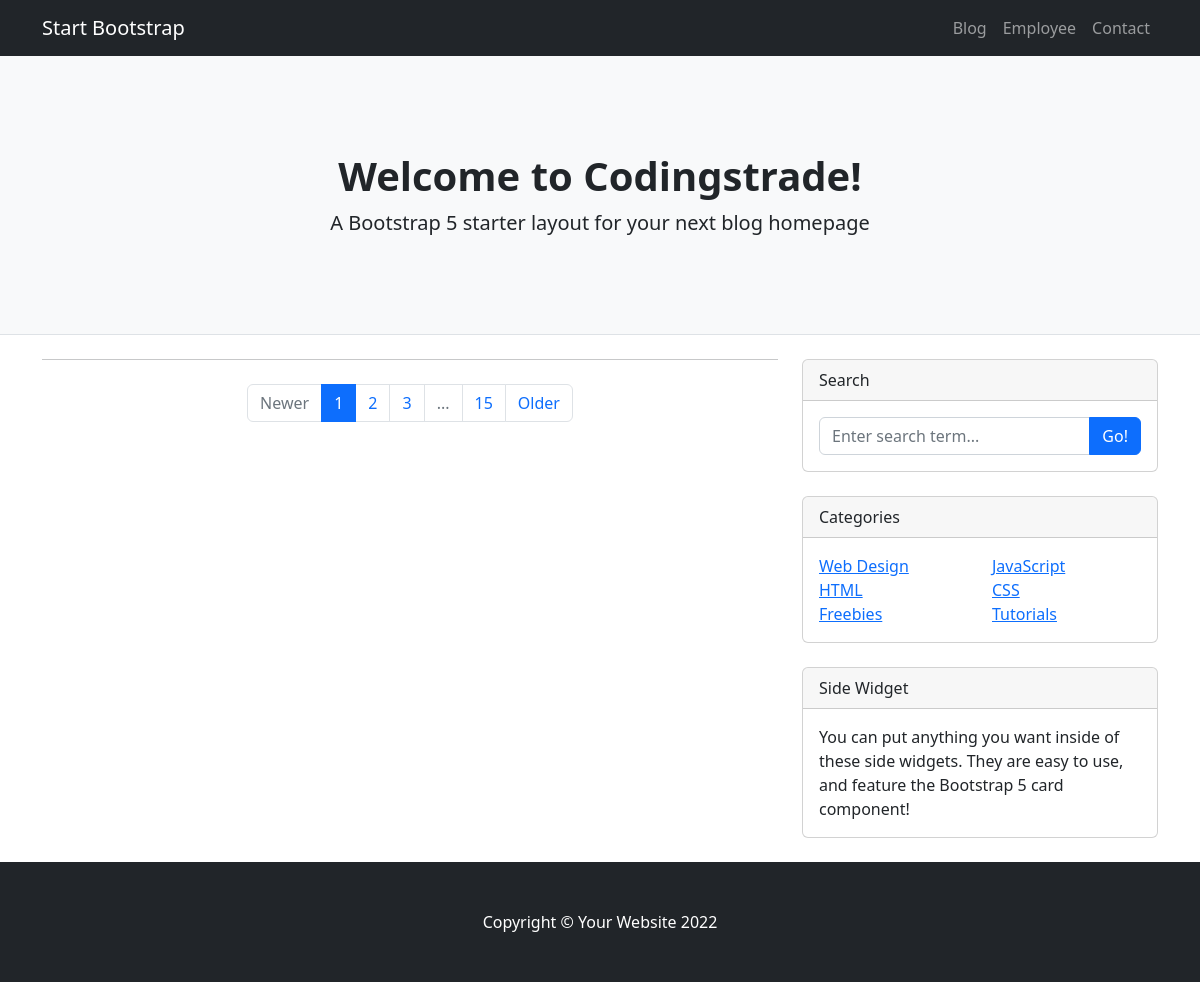
Before: / with the older database file.
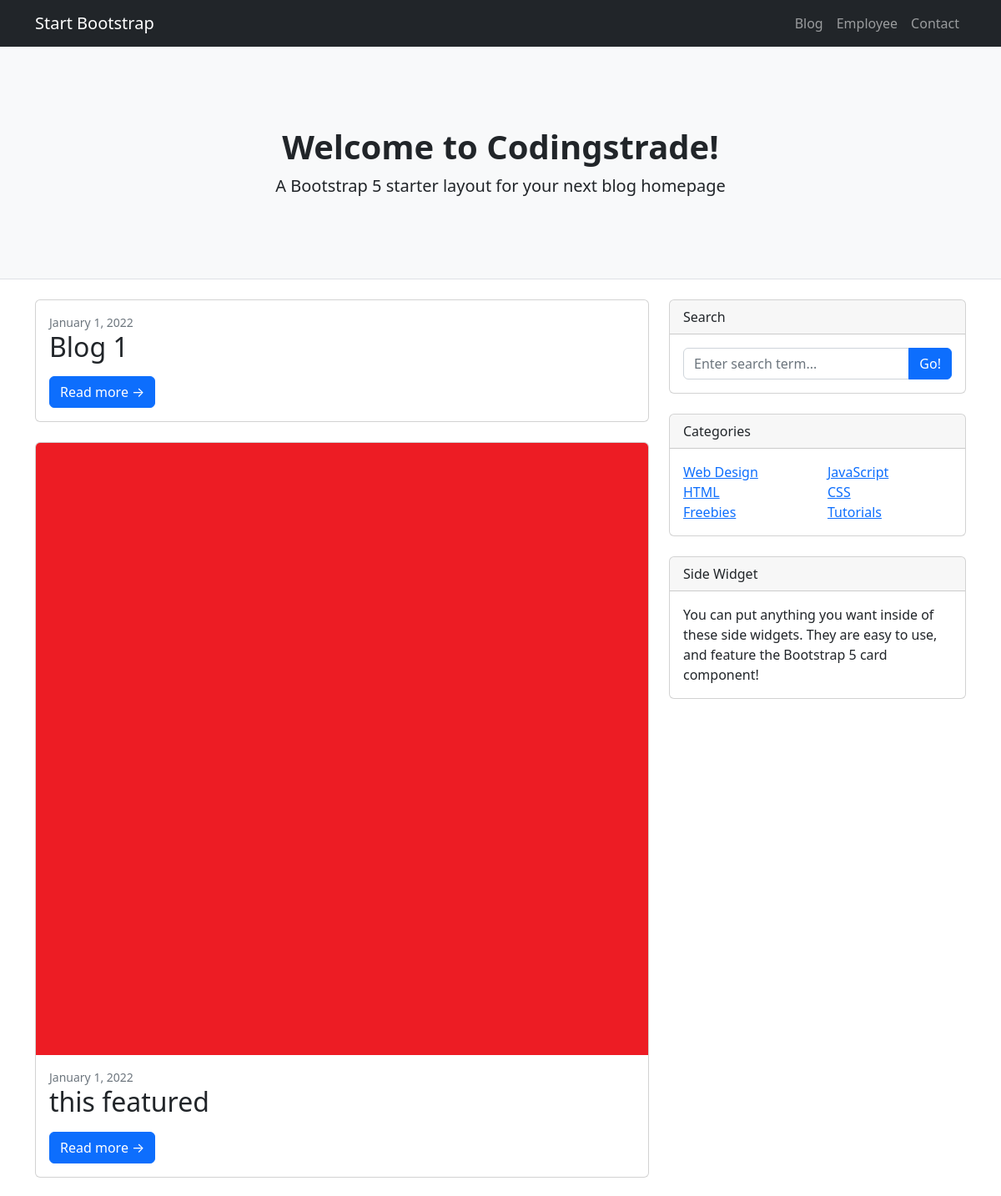
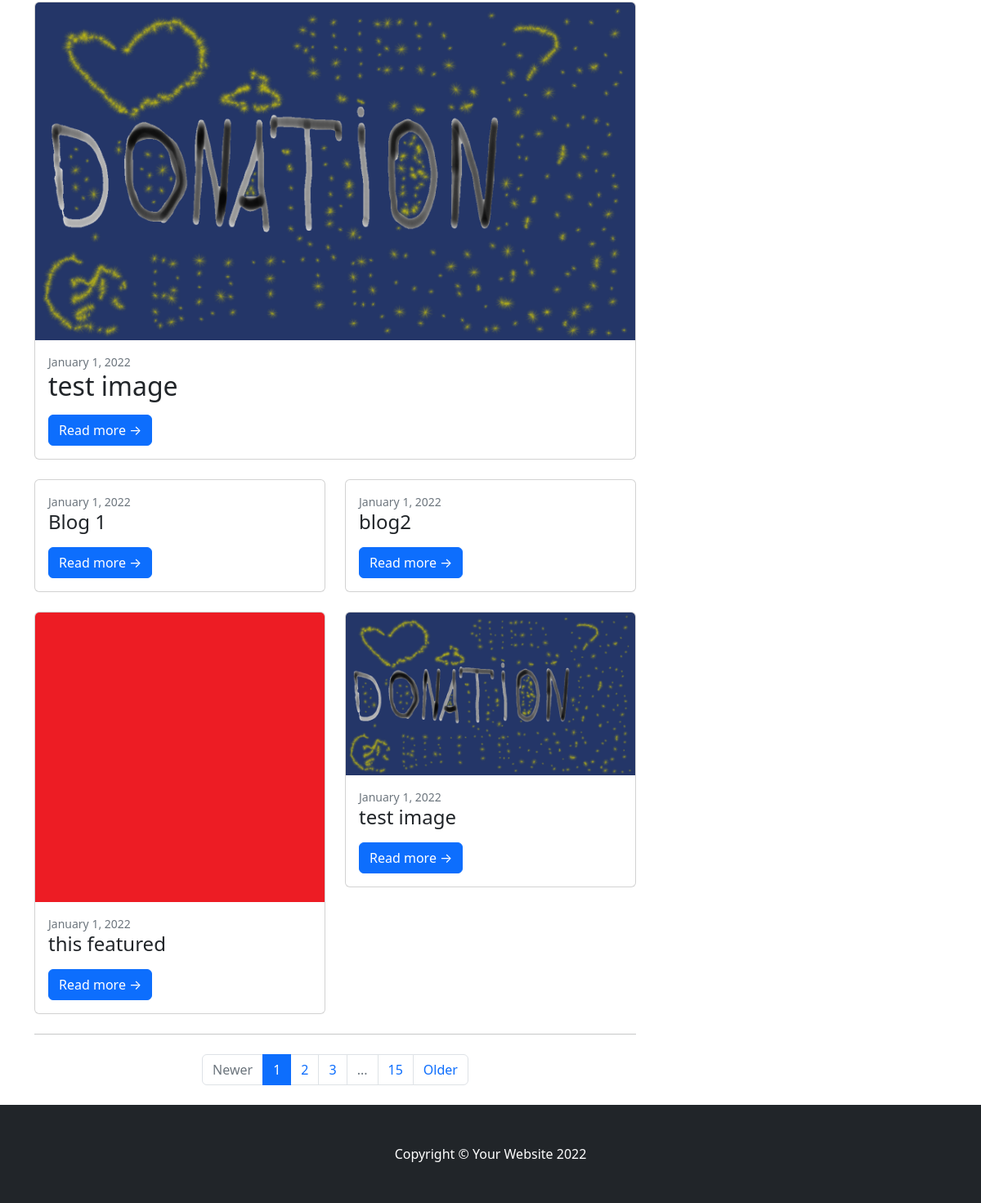
After: the same page with the newer database file (2 pictures, top to bottom).
### employee/models.py (models this page shows, shortened)
class BlogPosts(models.Model):
    title = models.CharField(max_length=255, null=False, blank=False)
    description = models.TextField(null=False, blank=False)
    featured = models.BooleanField(default=False)
    image = models.ImageField(upload_to="images", null=True, blank=True)

### employee/views.py (the view)
# urls.py: path("", views.blog, name="blog"),
def blog(request):
    posts = BlogPosts.objects.all()
    featuredPost = BlogPosts.objects.filter(featured=True)
    context = {
        "posts": posts,
        "featuredPost": featuredPost,
    }
    return render(request, "employee/blog.html", context)

### employee/templates/employee/blog.html (shortened to what this page needs)
{% extends 'main.html' %} {% block content %}
        <header class="py-5 bg-light border-bottom mb-4">
            <div class="container">
                <div class="text-center my-5">
                    <h1 class="fw-bolder">Welcome to Codingstrade!</h1>
                    <p class="lead mb-0">A Bootstrap 5 starter layout for your next blog homepage</p>
                </div>
            </div>
        </header>
        <div class="container">
            <div class="row">
                <div class="col-lg-8">
                    {% for featured in featuredPost  %}
                    <div class="card mb-4">
                        <a href="#!">
                            {%if featured.image %}
                            <img class="card-img-top" src="{{featured.image.url}}" alt="..." />
                        {%endif%}</a>
                        <div class="card-body">
                            <div class="small text-muted">January 1, 2022</div>
                            <h2 class="card-title">{{featured.title}}</h2>
                            <a class="btn btn-primary" href="{% url 'employee:details' id=featured.id %}">Read more →</a>
                        </div>
                    </div>
                    {% endfor %}
                    <div class="row">
                            {% for post in posts%}
                            <div class="col-lg-6">
                            <div class="card mb-4">
                                <a href="#!">
                                    {%if post.image %}
                                    <img class="card-img-top" src="{{post.image.url}}" alt="..." />
                                {%endif%}
                                </a>
                                <div class="card-body">
                                    <div class="small text-muted">January 1, 2022</div>
                                    <h2 class="card-title h4">{{post.title}}</h2>
                                    <a class="btn btn-primary" href="{% url 'employee:details' id=post.id %}">Read more →</a>
                                </div>
                            </div>
                        </div>
                           {%endfor%}
                    </div>
                    <nav aria-label="Pagination">
                        <hr class="my-0" />
                        <ul class="pagination justify-content-center my-4">
                            <li class="page-item disabled"><a class="page-link" href="#" tabindex="-1" aria-disabled="true">Newer</a></li>
                            <li class="page-item active" aria-current="page"><a class="page-link" href="#!">1</a></li>
                            <li class="page-item"><a class="page-link" href="#!">2</a></li>
                            <li class="page-item"><a class="page-link" href="#!">3</a></li>
                            <li class="page-item disabled"><a class="page-link" href="#!">...</a></li>
                            <li class="page-item"><a class="page-link" href="#!">15</a></li>
                            <li class="page-item"><a class="page-link" href="#!">Older</a></li>
                        </ul>
                    </nav>
                </div>
                <div class="col-lg-4">
                    <div class="card mb-4">
                        <div class="card-header">Search</div>
                        <div class="card-body">
                            <div class="input-group">
                                <input class="form-control" type="text" placeholder="Enter search term..." aria-label="Enter search term..." aria-describedby="button-search" />
                                <button class="btn btn-primary" id="button-search" type="button">Go!</button>
                            </div>
                        </div>
                    </div>
                    <div class="card mb-4">
                        <div class="card-header">Categories</div>
                        <div class="card-body">
                            <div class="row">
                                <div class="col-sm-6">
                                    <ul class="list-unstyled mb-0">
                                        <li><a href="#!">Web Design</a></li>
                                        <li><a href="#!">HTML</a></li>
                                        <li><a href="#!">Freebies</a></li>
                                    </ul>
                                </div>
                                <div class="col-sm-6">
                                    <ul class="list-unstyled mb-0">
                                        <li><a href="#!">JavaScript</a></li>
                                        <li><a href="#!">CSS</a></li>
                                        <li><a href="#!">Tutorials</a></li>
                                    </ul>
                                </div>
                            </div>
                        </div>
                    </div>
                    <div class="card mb-4">
                        <div class="card-header">Side Widget</div>
                        <div class="card-body">You can put anything you want inside of these side widgets. They are easy to use, and feature the Bootstrap 5 card component!</div>
                    </div>
                </div>
            </div>
        </div>
        {% endblock  %}

### templates/main.html
{% include "head.html" %}
{% include "navbar.html" %}
{% block content %}
{% endblock  %}
{% include "footer.html" %}

### templates/head.html (shortened to what this page needs)
<!DOCTYPE html>
<html lang="en">
  <head>
    <link
      href="https://cdn.jsdelivr.net/npm/bootstrap@5.2.0/dist/css/bootstrap.min.css"
      rel="stylesheet"
    />
  </head>
    <body>

### templates/navbar.html (shortened to what this page needs)
<nav class="navbar navbar-expand-lg navbar-dark bg-dark">
    <div class="container">
        <a class="navbar-brand" href="#!">Start Bootstrap</a>
        <div class="collapse navbar-collapse" id="navbarSupportedContent">
            <ul class="navbar-nav ms-auto mb-2 mb-lg-0">
                <li class="nav-item"><a class="nav-link" href="{%url 'employee:blog' %}">Blog</a></li>
                <li class="nav-item"><a class="nav-link" href="{%url 'employee:index' %}">Employee</a></li>
                <li class="nav-item"><a class="nav-link" href="#!">Contact</a></li>
            </ul>
        </div>
    </div>
</nav>

### templates/footer.html (shortened to what this page needs)
 <footer class="py-5 bg-dark">
    <div class="container"><p class="m-0 text-center text-white">Copyright &copy; Your Website 2022</p></div>
</footer>
</body>
</html>

Changed rows visible on the page:
added BlogPosts: title "Blog 1"
added BlogPosts: image (picture), title "this featured"
added BlogPosts: image (picture), title "test image"
added BlogPosts: title "blog2"
